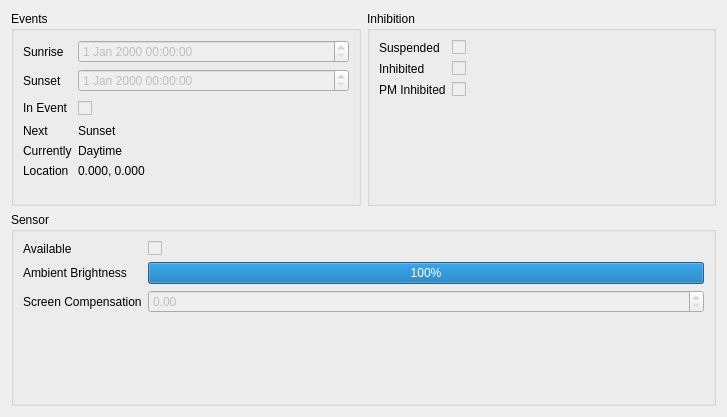
<?xml version="1.0" encoding="UTF-8"?>
<ui version="4.0">
 <class>InfoTab</class>
 <widget class="QWidget" name="InfoTab">
  <property name="geometry">
   <rect>
    <x>0</x>
    <y>0</y>
    <width>727</width>
    <height>417</height>
   </rect>
  </property>
  <property name="windowTitle">
   <string>InfoTab</string>
  </property>
  <layout class="QGridLayout" name="gridLayout">
   <item row="0" column="1">
    <widget class="QGroupBox" name="groupBox_3">
     <property name="title">
      <string>Inhibition</string>
     </property>
     <layout class="QFormLayout" name="formLayout_3">
      <item row="1" column="0">
       <widget class="QLabel" name="label_7">
        <property name="text">
         <string>Inhibited</string>
        </property>
       </widget>
      </item>
      <item row="1" column="1">
       <widget class="QCheckBox" name="isInhibited">
        <property name="enabled">
         <bool>false</bool>
        </property>
        <property name="text">
         <string/>
        </property>
       </widget>
      </item>
      <item row="2" column="0">
       <widget class="QLabel" name="label_8">
        <property name="text">
         <string>PM Inhibited</string>
        </property>
       </widget>
      </item>
      <item row="2" column="1">
       <widget class="QCheckBox" name="pmInhibited">
        <property name="enabled">
         <bool>false</bool>
        </property>
        <property name="text">
         <string/>
        </property>
       </widget>
      </item>
      <item row="0" column="0">
       <widget class="QLabel" name="label_9">
        <property name="text">
         <string>Suspended</string>
        </property>
       </widget>
      </item>
      <item row="0" column="1">
       <widget class="QCheckBox" name="isSuspended">
        <property name="enabled">
         <bool>false</bool>
        </property>
        <property name="text">
         <string/>
        </property>
       </widget>
      </item>
     </layout>
    </widget>
   </item>
   <item row="0" column="0">
    <widget class="QGroupBox" name="groupBox_2">
     <property name="title">
      <string>Events</string>
     </property>
     <layout class="QFormLayout" name="formLayout_2">
      <item row="0" column="0">
       <widget class="QLabel" name="label_3">
        <property name="text">
         <string>Sunrise</string>
        </property>
       </widget>
      </item>
      <item row="0" column="1">
       <widget class="QDateTimeEdit" name="sunriseDate">
        <property name="enabled">
         <bool>false</bool>
        </property>
       </widget>
      </item>
      <item row="1" column="0">
       <widget class="QLabel" name="label_4">
        <property name="text">
         <string>Sunset</string>
        </property>
       </widget>
      </item>
      <item row="1" column="1">
       <widget class="QDateTimeEdit" name="sunsetDate">
        <property name="enabled">
         <bool>false</bool>
        </property>
       </widget>
      </item>
      <item row="3" column="0">
       <widget class="QLabel" name="label_5">
        <property name="text">
         <string>Next</string>
        </property>
       </widget>
      </item>
      <item row="3" column="1">
       <widget class="QLabel" name="nextEvent">
        <property name="text">
         <string>Sunset</string>
        </property>
       </widget>
      </item>
      <item row="4" column="0">
       <widget class="QLabel" name="label_6">
        <property name="text">
         <string>Currently</string>
        </property>
       </widget>
      </item>
      <item row="4" column="1">
       <widget class="QLabel" name="currentEvent">
        <property name="text">
         <string>Daytime</string>
        </property>
       </widget>
      </item>
      <item row="5" column="0">
       <widget class="QLabel" name="label_13">
        <property name="text">
         <string>Location</string>
        </property>
       </widget>
      </item>
      <item row="5" column="1">
       <widget class="QLabel" name="location">
        <property name="text">
         <string>0.000, 0.000</string>
        </property>
       </widget>
      </item>
      <item row="2" column="1">
       <widget class="QCheckBox" name="inEvent">
        <property name="enabled">
         <bool>false</bool>
        </property>
        <property name="text">
         <string> </string>
        </property>
       </widget>
      </item>
      <item row="2" column="0">
       <widget class="QLabel" name="label">
        <property name="text">
         <string>In Event</string>
        </property>
       </widget>
      </item>
     </layout>
    </widget>
   </item>
   <item row="1" column="0" colspan="2">
    <widget class="QGroupBox" name="groupBox_4">
     <property name="title">
      <string>Sensor</string>
     </property>
     <layout class="QFormLayout" name="formLayout_4">
      <item row="0" column="0">
       <widget class="QLabel" name="label_10">
        <property name="text">
         <string>Available</string>
        </property>
       </widget>
      </item>
      <item row="0" column="1">
       <widget class="QCheckBox" name="sensorAvailable">
        <property name="enabled">
         <bool>false</bool>
        </property>
        <property name="text">
         <string/>
        </property>
       </widget>
      </item>
      <item row="1" column="0">
       <widget class="QLabel" name="label_11">
        <property name="text">
         <string>Ambient Brightness</string>
        </property>
       </widget>
      </item>
      <item row="1" column="1">
       <widget class="QProgressBar" name="ambientBrightness">
        <property name="value">
         <number>100</number>
        </property>
       </widget>
      </item>
      <item row="2" column="0">
       <widget class="QLabel" name="label_12">
        <property name="text">
         <string>Screen Compensation</string>
        </property>
       </widget>
      </item>
      <item row="2" column="1">
       <widget class="QDoubleSpinBox" name="screenComp">
        <property name="enabled">
         <bool>false</bool>
        </property>
       </widget>
      </item>
     </layout>
    </widget>
   </item>
  </layout>
 </widget>
 <resources/>
 <connections/>
</ui>
